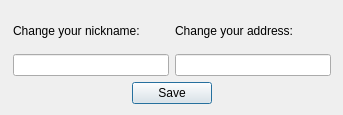
<?xml version="1.0" encoding="UTF-8"?>
<ui version="4.0">
 <class>ConfDialog</class>
 <widget class="QDialog" name="ConfDialog">
  <property name="geometry">
   <rect>
    <x>0</x>
    <y>0</y>
    <width>343</width>
    <height>115</height>
   </rect>
  </property>
  <property name="windowTitle">
   <string>Configuration</string>
  </property>
  <widget class="QWidget" name="">
   <property name="geometry">
    <rect>
     <x>13</x>
     <y>13</y>
     <width>318</width>
     <height>91</height>
    </rect>
   </property>
   <layout class="QVBoxLayout" name="verticalLayout_3">
    <item>
     <layout class="QHBoxLayout" name="horizontalLayout">
      <item>
       <layout class="QVBoxLayout" name="verticalLayout">
        <item>
         <widget class="QLabel" name="confLabel">
          <property name="text">
           <string>Change your nickname:</string>
          </property>
         </widget>
        </item>
        <item>
         <widget class="QLineEdit" name="confLineEdit"/>
        </item>
       </layout>
      </item>
      <item>
       <layout class="QVBoxLayout" name="verticalLayout_2">
        <item>
         <widget class="QLabel" name="confLabel_2">
          <property name="text">
           <string>Change your address:</string>
          </property>
         </widget>
        </item>
        <item>
         <widget class="QLineEdit" name="confLineEdit_2"/>
        </item>
       </layout>
      </item>
     </layout>
    </item>
    <item>
     <layout class="QHBoxLayout" name="horizontalLayout_2">
      <item>
       <spacer name="horizontalSpacer">
        <property name="orientation">
         <enum>Qt::Horizontal</enum>
        </property>
        <property name="sizeHint" stdset="0">
         <size>
          <width>40</width>
          <height>20</height>
         </size>
        </property>
       </spacer>
      </item>
      <item>
       <widget class="QPushButton" name="saveButton">
        <property name="text">
         <string>Save</string>
        </property>
       </widget>
      </item>
      <item>
       <spacer name="horizontalSpacer_2">
        <property name="orientation">
         <enum>Qt::Horizontal</enum>
        </property>
        <property name="sizeHint" stdset="0">
         <size>
          <width>40</width>
          <height>20</height>
         </size>
        </property>
       </spacer>
      </item>
     </layout>
    </item>
   </layout>
  </widget>
 </widget>
 <resources/>
 <connections/>
</ui>
